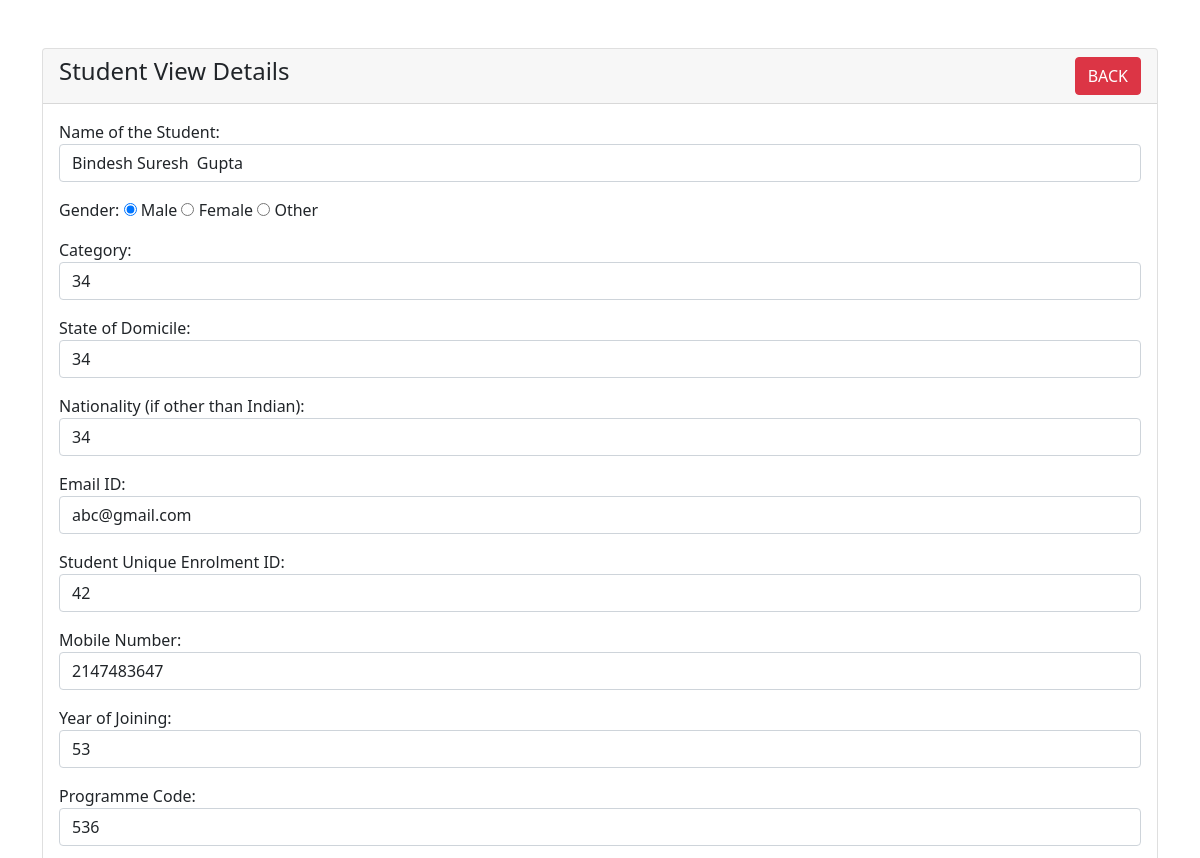
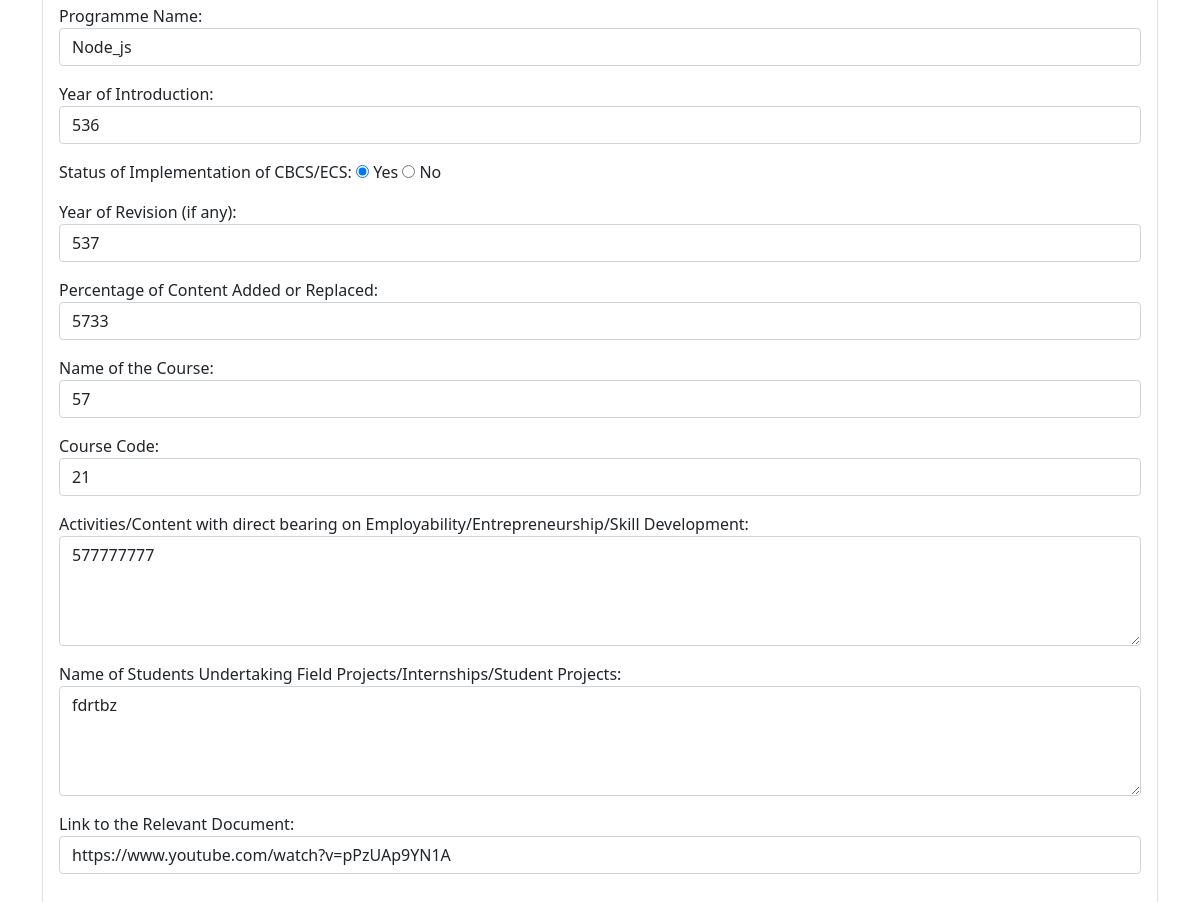
/students/student-view.php?id=1, run on the app's committed database (2 pictures, top to bottom).
### tables this page shows
CREATE TABLE `studentform` (
  `id` int(100) NOT NULL,
  `studentName` varchar(100) NOT NULL,
  `gender` varchar(10) NOT NULL,
  `category` varchar(50) NOT NULL,
  `stateDomicile` varchar(100) NOT NULL,
  `nationality` varchar(100) NOT NULL,
  `email` varchar(50) NOT NULL,
  `enrolmentID` int(10) NOT NULL,
  `mobileNumber` int(15) NOT NULL,
  `joiningYear` int(10) NOT NULL,
  `programmeCode` varchar(100) NOT NULL,
  `programmeName` varchar(100) NOT NULL,
  `yearOfIntroduction` int(10) NOT NULL,
  `implementationStatus` varchar(100) NOT NULL,
  `yearOfRevision` int(10) NOT NULL,
  `percentageContentChange` int(10) NOT NULL,
  `courseName` int(50) NOT NULL,
  `courseCode` varchar(10) NOT NULL,
  `courseContent` int(10) NOT NULL,
  `studentProjects` varchar(100) NOT NULL,
  `internshipName` varchar(255) NOT NULL,
  `internshipPlace` varchar(255) NOT NULL,
  `documentLink` varchar(100) NOT NULL,
  `addedCourse` varchar(10) NOT NULL,
  `yearOffer` int(10) NOT NULL,
  `timesOffered` varchar(10) NOT NULL,
  `durationCourse` int(10) NOT NULL,
  `studentEnrolled` int(10) NOT NULL,
  `completingCourse` int(10) NOT NULL
);

### students/student-view.php (the view, shortened to what this page needs)
<?php
require 'dbcon.php';
?>
<!doctype html>
<html lang="en">
<head>
    <link href="https://cdn.jsdelivr.net/npm/bootstrap@5.1.3/dist/css/bootstrap.min.css" rel="stylesheet">
</head>
<body>
    <div class="container mt-5">
        <div class="row">
            <div class="col-md-12">
                <div class="card">
                    <div class="card-header">
                        <h4>Student View Details
                            <a href="index.php" class="btn btn-danger float-end">BACK</a>
                        </h4>
                    </div>
                    <div class="card-body">
                        <?php
                        if (isset($_GET['id'])) {
                            $student_id = mysqli_real_escape_string($conn, $_GET['id']);
                            $query = "SELECT * FROM studentform WHERE id='$student_id' ";
                            $query_run = mysqli_query($conn, $query);
                            if (mysqli_num_rows($query_run) > 0) {
                                $student = mysqli_fetch_array($query_run);
                        ?>
                                <form action="code.php" method="POST">
                                    <div class="mb-3">
                                        <label>Name of the Student:</label>
                                        <input type="text" id="studentName" name="studentName" value="<?= $student['studentName']; ?>" required class="form-control">
                                    </div>
                                    <div class="mb-3">
                                        <label for="gender">Gender:</label>
                                        <input type="radio" id="male" name="gender" value="Male" <?php echo ($student['gender'] == 'Male') ? 'checked' : ''; ?>> Male
                                        <input type="radio" id="female" name="gender" value="Female" <?php echo ($student['gender'] == 'Female') ? 'checked' : ''; ?>> Female
                                        <input type="radio" id="other" name="gender" value="Other" <?php echo ($student['gender'] == 'Other') ? 'checked' : ''; ?>> Other
                                    </div>
                                    <div class="mb-3">
                                        <label for="category">Category:</label>
                                        <input type="text" id="category" name="category" value="<?= $student['category']; ?>" required class="form-control">
                                    </div>
                                    <div class="mb-3">
                                        <label for="stateDomicile">State of Domicile:</label>
                                        <input type="text" id="stateDomicile" name="stateDomicile" required value="<?= $student['stateDomicile']; ?>" class="form-control">
                                    </div>
                                    <div class="mb-3">
                                        <label for="nationality">Nationality (if other than Indian):</label>
                                        <input type="text" id="nationality" name="nationality" value="<?= $student['nationality']; ?>" class="form-control" required>
                                    </div>
                                    <div class="mb-3">
                                        <label for="email">Email ID:</label>
                                        <input type="text" id="email" name="email" value="<?= $student['email']; ?>" class="form-control" required>
                                    </div>
                                    <div class="mb-3">
                                        <label for="enrolmentID">Student Unique Enrolment ID:</label>
                                        <input type="number" id="enrolmentID" name="enrolmentID" value="<?= $student['enrolmentID']; ?>" class="form-control" required>
                                    </div>
                                    <div class="mb-3">
                                        <label for="mobileNumber">Mobile Number:</label>
                                        <input type="number" id="mobileNumber" name="mobileNumber" value="<?= $student['mobileNumber']; ?>" class="form-control" required>
                                    </div>
                                    <div class="mb-3">
                                        <label for="joiningYear">Year of Joining:</label>
                                        <input type="number" id="joiningYear" name="joiningYear" value="<?= $student['joiningYear']; ?>" class="form-control" required>
                                    </div>
                                    <div class="mb-3">
                                        <label for="programmeCode">Programme Code:</label>
                                        <input type="text" id="programmeCode" name="programmeCode" value="<?= $student['programmeCode']; ?>" class="form-control" required>
                                    </div>
                                    <div class="mb-3">
                                        <label for="programmeName">Programme Name:</label>
                                        <input type="text" id="programmeName" name="programmeName" value="<?= $student['programmeName']; ?>" class="form-control" required>
                                    </div>
                                    <div class="mb-3">
                                        <label for="yearOfIntroduction">Year of Introduction:</label>
                                        <input type="number" id="yearOfIntroduction" name="yearOfIntroduction" value="<?= $student['yearOfIntroduction']; ?>" class="form-control" required>
                                    </div>
                                    <div class="mb-3">
                                        <label for="implementationStatus">Status of Implementation of CBCS/ECS:</label>
                                        <label>
                                            <input type="radio" id="implementationStatusYes" name="implementationStatus" value="Yes" <?php echo ($student['implementationStatus'] == 'Yes') ? 'checked' : ''; ?>>
                                            Yes
                                        </label>
                                        <label>
                                            <input type="radio" id="implementationStatusNo" name="implementationStatus" value="No" <?php echo ($student['implementationStatus'] == 'No') ? 'checked' : ''; ?>>
                                            No
                                        </label>
                                    </div>
                                    <div class="mb-3">
                                        <label for="yearOfRevision">Year of Revision (if any):</label>
                                        <input type="number" id="yearOfRevision" name="yearOfRevision" value="<?= $student['yearOfRevision']; ?>" class="form-control" required>
                                    </div>
                                    <div class="mb-3">
                                        <label for="percentageContentChange">Percentage of Content Added or Replaced:</label>
                                        <input type="number" id="percentageContentChange" name="percentageContentChange" value="<?= $student['percentageContentChange']; ?>" class="form-control" required>
                                    </div>
                                    <div class="mb-3">
                                        <label for="courseName">Name of the Course:</label>
                                        <input type="text" id="courseName" name="courseName" value="<?= $student['courseName']; ?>" class="form-control" required>
                                    </div>
                                    <div class="mb-3">
                                        <label for="courseCode">Course Code:</label>
                                        <input type="text" id="courseCode" name="courseCode" value="<?= $student['courseCode']; ?>" class="form-control" required>
                                    </div>
                                    <div class="mb-3">
                                        <label for="courseContent">Activities/Content with direct bearing on Employability/Entrepreneurship/Skill Development:</label>
                                        <textarea id="courseContent" name="courseContent" rows="4" class="form-control" required><?= $student['courseContent']; ?></textarea>
                                    </div>
                                    <div class="mb-3">
                                        <label for="studentProjects">Name of Students Undertaking Field Projects/Internships/Student Projects:</label>
                                        <textarea id="studentProjects" name="studentProjects" rows="4" class="form-control" required><?= $student['studentProjects']; ?></textarea>
                                    </div>
                                    <div class="mb-3">
                                        <label for="documentLink">Link to the Relevant Document:</label>
                                        <input type="text" id="documentLink" name="documentLink" value="<?= $student['documentLink']; ?>" class="form-control" required>
                                    </div>
                                </form>
                        <?php
                            } else {
                                echo "<h4>No Such Id Found</h4>";
                            }
                        }
                        ?>
                    </div>
                </div>
            </div>
        </div>
    </div>
</body>
</html>

### data on the page
studentform: studentName "Bindesh Suresh Gupta", gender "☑", category "34", stateDomicile "34", nationality "34", email "abc@gmail.com", enrolmentID "42", mobileNumber "2147483647", joiningYear "53", programmeCode "536", programmeName "Node_js", yearOfIntroduction "536", implementationStatus "☑ Yes", implementationStatus "☐ No", yearOfRevision "537", percentageContentChange "5733", courseName "57", courseCode "21", courseContent "577777777", studentProjects "fdrtbz", documentLink "https://www.youtube.com/watch?v=pPzUAp9YN1A"
